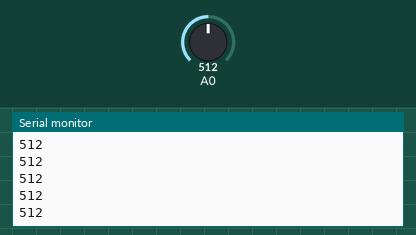
The sketch below on a simulated Arduino Uno, built with avr-gcc and run on an emulated ATmega328P. Shown: the last lines printed to the serial monitor. Inputs (shaded band) come from the test bench; at power-on: A0 = 512.

Above: at 1.2 s.
1.3 s: A0 set to 716
At 1.31 s:
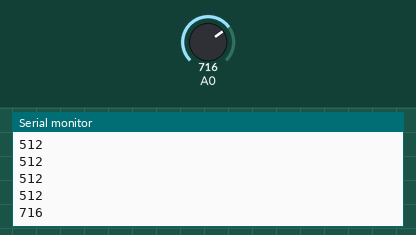
2.8 s: A0 set to 900
At 2.81 s:
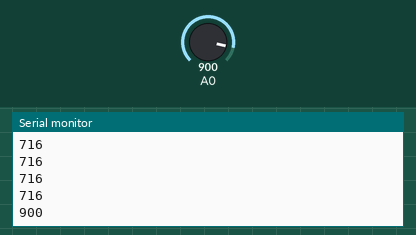
Timing chart, 0 to 5.8 s (numbered marks = the images above; inputs shaded):
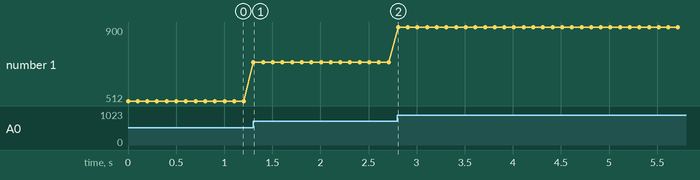

The sketch:

analog_read.ino
```cpp
void setup() {
  //Serial communication speed configured to 9600. Other values can be used:
  //300, 600, 1200, 2400, 4800, 9600, 14400, 19200, 28800, 38400, 57600, o 115200, but both devices (arduino and pc),
  //should have the same speed.
  Serial.begin(9600);
}


void loop() {
  // Read analog value on pin A0, and save the value in an int variable
  int valorSensor = analogRead(A0);
  // Show the variable value on the screen with serial.println
  Serial.println(valorSensor );
  delay(100);        // wait some time
}
```

Measured:
- after the input at 1.3 s, the serial monitor: prints a new line at once (image 1)
- after the input at 2.8 s, the serial monitor: prints a new line at once (image 2)
- plotted number 1: 512 → 716 after the input at 1.3 s, 716 → 900 after the input at 2.8 s
